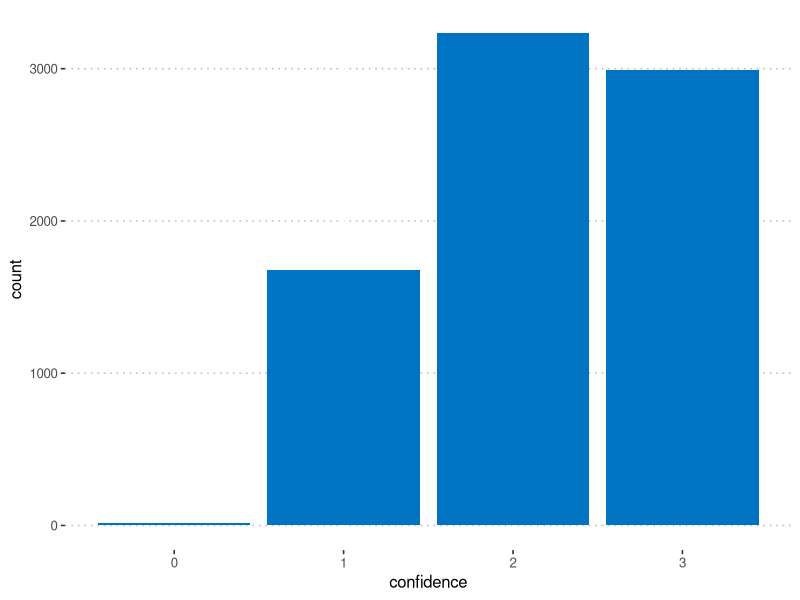

This chart was generated by the following R code:
# Use this script for the Farci Dataset
library(dplyr)
library(tidyr)
library(ggpubr)
library(ggplot2)
library(lme4)
library(lmerTest)
theme_set(theme_pubr())

# call in the data
all.data.raw=read.csv(file = 'clean_data/Exp2a_Tseltal_clean.csv',header=T)
all.data<-subset(all.data.raw, rater_label != 'junk')

# sets variables as factors
all.data$recording<-factor(all.data$recording)
all.data$participant<-factor(all.data$participant)
all.data$nat_inf_label<-factor(all.data$nat_inf_label)
all.data$rater_label<-factor(all.data$rater_label)

# Label accuracy
all.data$accuracy[all.data$rater_label=="ads" &
                    all.data$nat_inf_label=="A"] <- 1
all.data$accuracy[all.data$rater_label=="cds" &
                    all.data$nat_inf_label=="T"] <- 1
all.data$accuracy[all.data$rater_label=="cds" &
                    all.data$nat_inf_label=="C"] <- 1
all.data$accuracy[all.data$rater_label=="cds" &
                    all.data$nat_inf_label=="A"] <- 0
all.data$accuracy[all.data$rater_label=="ads" &
                    all.data$nat_inf_label=="T"] <- 0
all.data$accuracy[all.data$rater_label=="ads" &
                    all.data$nat_inf_label=="C"] <- 0

# removes the 2 cases mmissing a response
all.data <- all.data %>% drop_na() 

# sanity check
acc.count.num <- all.data %>%
  group_by(accuracy) %>%
  summarise(counts = n())
acc.count.num

# collapse C and T in Native Informer label
all.data$nat_inf_label_TisC[all.data$nat_inf_label=="A"] <- "A"
all.data$nat_inf_label_TisC[all.data$nat_inf_label=="C"] <- "C"
all.data$nat_inf_label_TisC[all.data$nat_inf_label=="T"] <- "C"
all.data$nat_inf_label_TisC <- factor(all.data$nat_inf_label_TisC)

# confidence variable 
con.count<-ggplot(all.data, aes(confidence)) +
  geom_bar(fill = "#0073C2FF") +
  theme_pubclean()
con.count

con.count.num <- all.data %>%
  group_by(confidence) %>%
  summarise(counts = n())
con.count.num

############demographics and analyses
# Accuracy means by group
mean(all.data$accuracy)

# C and T are collapsed 
acc.means.TisC<-all.data %>%
  group_by(nat_inf_label_TisC) %>%
  summarise_at(vars(accuracy), list(name = mean))
acc.means.TisC

# Breaks out C and T
acc.means<-all.data %>%
  group_by(nat_inf_label) %>%
  summarise_at(vars(accuracy), list(name = mean))
acc.means

con.means<-all.data %>%
  group_by(nat_inf_label) %>%
  summarise_at(vars(confidence), list(name = mean))
con.means

###accuracy model T is C
accuracy.TisC.model<-glmer(accuracy~1+nat_inf_label_TisC+
                        (1|participant)+(1|recording),
                      data = all.data,
                      family = binomial (link = 'logit'))

summary(accuracy.TisC.model)

###accuracy model
accuracy.model<-glmer(accuracy~1+nat_inf_label+
                        (1|participant)+(1|recording),
                      data = all.data,
                      family = binomial (link = 'logit'))

summary(accuracy.model)
